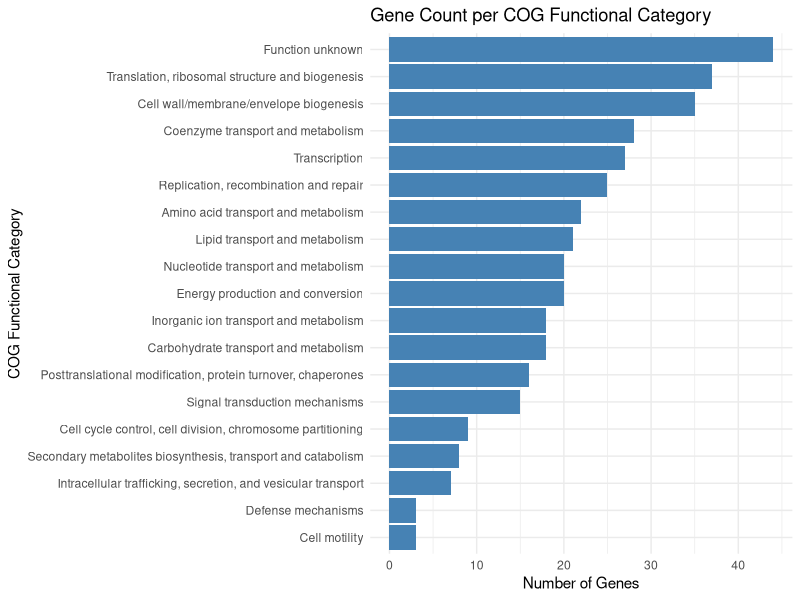

The R source for this figure: (Note: this script raises an error after producing the figure.)
library(tidyverse)
library(dplyr)

# 读取数据
df=read.csv("Data/Aeromonas_Integrated_Data.csv")

# 筛选必须基因
df=df[df$essential_status_2=="essential", c("gene_id","essential_status_2","COG_category")]

# 去掉df中有NA的行
df=df[!is.na(df$COG_category),]  # 留下的都是CDS

# 将含多个COG字母的行拆分开，每个字母一行
df_split <- df %>%
  mutate(COG_category = strsplit(as.character(COG_category), "")) %>%
  unnest(COG_category)

# 定义COG字母对应的类别含义
COG_meaning <- data.frame(
  COG_category = c("J", "A", "K", "L", "B", "D", "Y", "V", "T", "M", 
                   "N", "Z", "W", "U", "O", "C", "G", "E", "F", "H", "I", 
                   "P", "Q", "R", "S", "X"),
  Function = c("Translation, ribosomal structure and biogenesis",
               "RNA processing and modification",
               "Transcription",
               "Replication, recombination and repair",
               "Chromatin structure and dynamics",
               "Cell cycle control, cell division, chromosome partitioning",
               "Nuclear structure",
               "Defense mechanisms",
               "Signal transduction mechanisms",
               "Cell wall/membrane/envelope biogenesis",
               "Cell motility",
               "Cytoskeleton",
               "Extracellular structures",
               "Intracellular trafficking, secretion, and vesicular transport",
               "Posttranslational modification, protein turnover, chaperones",
               "Energy production and conversion",
               "Carbohydrate transport and metabolism",
               "Amino acid transport and metabolism",
               "Nucleotide transport and metabolism",
               "Coenzyme transport and metabolism",
               "Lipid transport and metabolism",
               "Inorganic ion transport and metabolism",
               "Secondary metabolites biosynthesis, transport and catabolism",
               "General function prediction only",
               "Function unknown",
               "Mobilome: prophages, transposons")
)

# 统计每个COG类别数量
COG_count <- df_split %>%
  group_by(COG_category) %>%
  summarise(Count = n()) %>%
  left_join(COG_meaning, by = "COG_category") %>%
  arrange(desc(Count))

# 绘制条形图
p=ggplot(COG_count, aes(x = reorder(Function, Count), y = Count)) +
  geom_bar(stat = "identity", fill = "steelblue") +
  coord_flip() +
  labs(x = "COG Functional Category", y = "Number of Genes", title = "Gene Count per COG Functional Category") +
  theme_minimal()

# 保存图像和统计信息
pdf("COG/COG_category.pdf", width = 12, height = 9)
print(p)
dev.off()

write.csv(COG_count,"COG/COG_category.csv")
